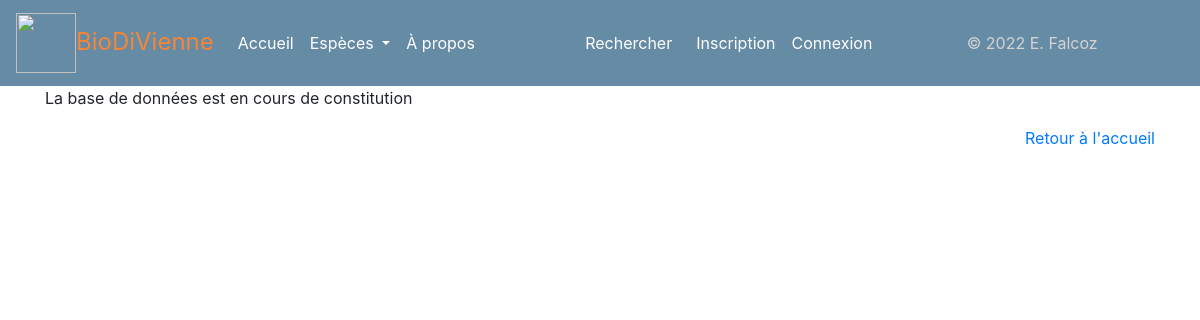
The page /espece/2 on the database as committed earlier.
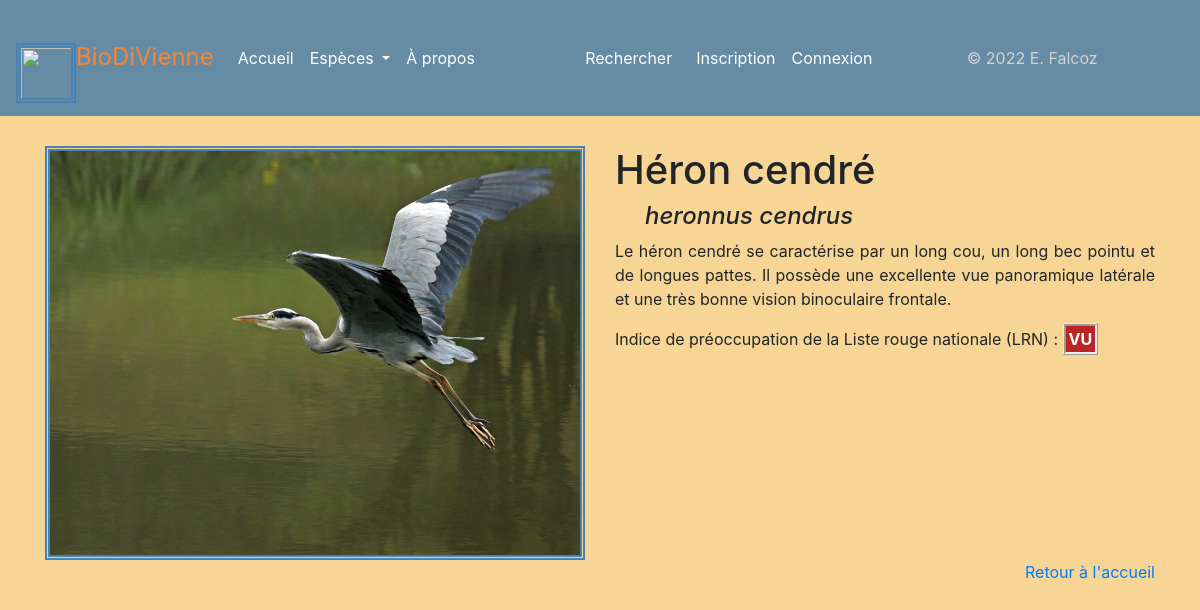
The same page on the database as committed later.
### app25OK.py (models this page shows)
class Espece(db.Model):
    espece_id = db.Column(db.Integer, unique=True, nullable=False, primary_key=True, autoincrement=True)
    espece_fichier = db.Column(db.Text, unique=True, nullable=False)
    espece_regne = db.Column(db.Text)
    espece_nom_vernaculaire = db.Column(db.Text, nullable=False)
    espece_nom_latin = db.Column(db.Text, unique=True, nullable=False)
    espece_description = db.Column(db.Text)
    espece_preoccupation = db.Column(db.Text)
    authorships = db.relationship("Authorship", back_populates="espece")

### app25OK.py (the view)
@app.route("/espece/<int:espece_id>")
def espece(espece_id):
    unique_espece = Espece.query.get(espece_id)
    return render_template("pages/espece.html", espece=unique_espece)

### templates/pages/espece.html (shortened to what this page needs)
{% extends "conteneur3.html" %}
{% block corps %}
    {% if espece %}
<div>
<div class="row align-items-start">
    <div class="col">
            <img src=/display/{{espece.espece_fichier}} class="img-fluid" href="{{espece.espece_droit_image}}">
    </div>
    <div class="col desc">
      <h1>{{espece.espece_nom_vernaculaire}}</h1>
            <h4><i>{{espece.espece_nom_latin}}</i></h4>
      <div class="mb-3">
                <p>{{espece.espece_description}}</p>
              </div>
            <div class="mb-3">
                <p>Indice de préoccupation de la Liste rouge nationale (LRN) : <span class="preocc">{{espece.espece_preoccupation}}</span></p></br>
            </div>
</div>
</div>
    {% else %}
            <div class="row align-items-start">
                <div class="col">
        <p>La base de données est en cours de constitution</p>
                    </div>
            </div>
    {% endif %}
    <p><a class="float-right" href="{{url_for('accueil')}}">Retour à l'accueil</a></p>
{% endblock %}

### templates/conteneur3.html (shortened to what this page needs)
<!DOCTYPE html>
<html lang="fr">
<head>
    <head>
    {% include "partials/css.html" %}
        <link rel="stylesheet" href="/static/css/style.css">
</head>
<body>
    <nav class="navbar navbar-expand-lg navbar-light" style="background-color: #668ba4;">
        <a class="navbar-brand" href="{{url_for('accueil')}}" style="color: #f78536; font-size: x-large;"> <img class="d-inline-block" src="{{url_for('static', filename='images/pavot.png')}}" width="60" height="60" class="d-inline-block align-text-top"/>BioDiVienne</a>
        <ul class="navbar-nav mr-auto mt-2 mt-lg-0">
          <li class="nav-item active">
            <a class="nav-link nav-info" style="color: white" href="{{url_for('accueil')}}">Accueil</a>
          </li>
          <li class="nav-item dropdown nav-item">
            <a class="nav-link dropdown-toggle" style="color: white" href="#" id="EspecesDropdown" role="button" data-toggle="dropdown" aria-haspopup="true" aria-expanded="false">
              Espèces
            </a>
          </li>
            <li class="nav-item">
            <a class="nav-link " style="color: white;" href="{{url_for('page_apropos')}}">À propos</a>
          </li>
        </ul>
        <form class="form-inline my-2 my-lg-0" action="{{url_for('recherche')}}" method="GET">
            <a class="nav-link" style="color: white" src="{{url_for('recherche')}}" href="{{url_for('recherche')}}">Rechercher</a>
        </form>
        <ul class="navbar-nav mr-auto">
                {% if not current_user.is_authenticated %}
                  <li class="nav-item">
                    <a class="nav-link" style="color: white" href="{{url_for("inscription")}}">Inscription</a>
                  </li>
                  <li class="nav-item">
                    <a class="nav-link" style="color: white" href="{{url_for("connexion")}}">Connexion</a>
                  </li>
                {% endif %}
        </ul>
        <ul class="navbar-nav mr-auto">
            <li class="nav-item" style="color: lightgray">&copy; 2022 E. Falcoz</li>
        </ul>
    </nav>
    <div class="container">
    {% block corps %}{% endblock %}
    </div>
</div>
</body>
</html>

### templates/partials/css.html (shortened to what this page needs)
<link rel="stylesheet" href="{{ url_for('static', filename='css/bootstrap.css')}}">

### static/css/style.css (style rules this page uses)
.container { background-image: none; }

### templates/pages/espece.html (style rules this page uses)
body { background-color: #f7d695; }
img { border-style: double; border-width: thick; border-color: steelblue; margin-top: 30px; }
.desc { margin-top: 30px; }
.preocc { font-weight: bolder; color: white; border-style: ridge !important; border-radius: 05%; padding: 3px; background-color: #bc2525; border-width: 3px; }
p { text-align: justify; }
h4 { margin-left: 30px; }

Rows that differ between the two databases and show on the page:
added Espece: espece_fichier (picture), espece_nom_vernaculaire "Héron cendré", espece_nom_latin "heronnus cendrus", espece_description "Le héron cendré se caractérise par un long cou, un long bec pointu et de longues pattes. Il possède une excellente vue panoramique latérale et une très bonne vision binoculaire frontale.", espece_preoccupation "VU"
Other text that changed with them:
text no longer shown: "La base de données est en cours de constitution"
text now shown: "Indice de préoccupation de la Liste rouge nationale (LRN) :"
